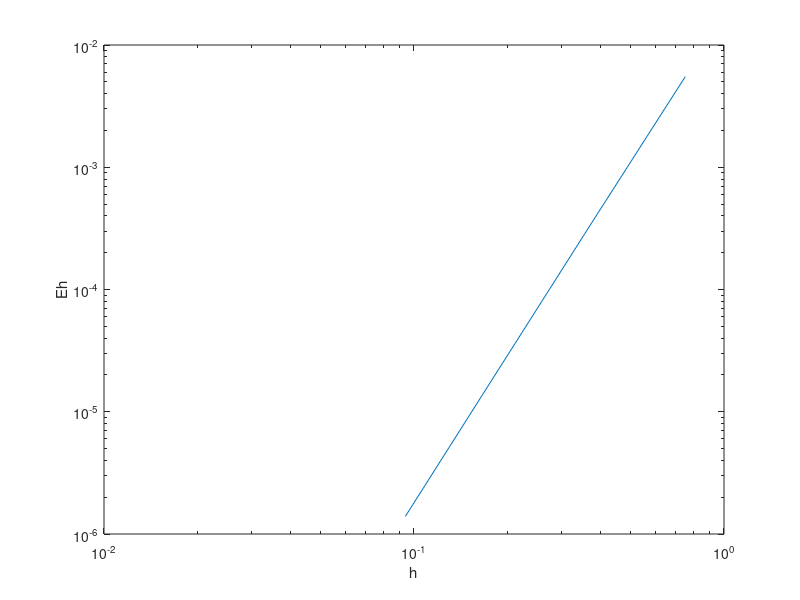

MATLAB code for this plot:
format long

Sh = [];

func = @(x) (9+5*(cos(0.4.*x)).^2).*(5*exp(-0.5.*x)+2*exp(0.15.*x)); 

n = [8,16,32,64];

for i = 1:4
    T = 9;
    t = 3;
    h = (T-t)/n(i);
    x = t:h:T;
 
    f = func(x);

    Sh(i) = h/3*(f(1)+4*sum(f(2:2:n(i)))+2*sum(f(3:2:n(i)-1))+f(n(i)+1));
    
end

disp(['massan av staven är: ', num2str(Sh(1)), ' när n = ', num2str(n(1))])
disp(['massan av staven är: ', num2str(Sh(2)), ' när n = ', num2str(n(2))])

%Av resultatet ser vi att en decimal är tillförlitligt
fprintf('\n') 

%Beräknar Eh, där M är en mycket nogrann lösning med Simpsons metod, här
%med 512 intervall
n = 512;
T = 9;
t = 3;
h = (T-t)/n;

x = t:h:T;
f = func(x);

M = h/3*(f(1)+4*sum(f(2:2:n))+2*sum(f(3:2:n-1))+f(n+1));

n = [8,16,32,64];
Eh = [];
h = [];
for i = 1:4
    T = 9;
    t = 3;
    h(i) = (T-t)/n(i);
    Eh(i) = abs((M)-Sh(i));
    disp(['Approximationsfelet då h = ',num2str(h(i)),' är: ',num2str(Eh(i))])
end

fprintf('\n') 

loglog(h,Eh)
hold on
xlabel('h');ylabel('Eh');

kvot=(Sh(2:end-1)-Sh(1:end-2))./(Sh(3:end)-Sh(2:end-1));
disp(['kvoter som fås när steglängden halveras är: ' ,num2str(kvot(1)), ' och ', num2str(kvot(2))])

%Av resultatet för kvoten ser vi att noggranhetsordningen är 4. Då vi halverar steglängden så konvergerar kvoten mot 16, vilket är 2^